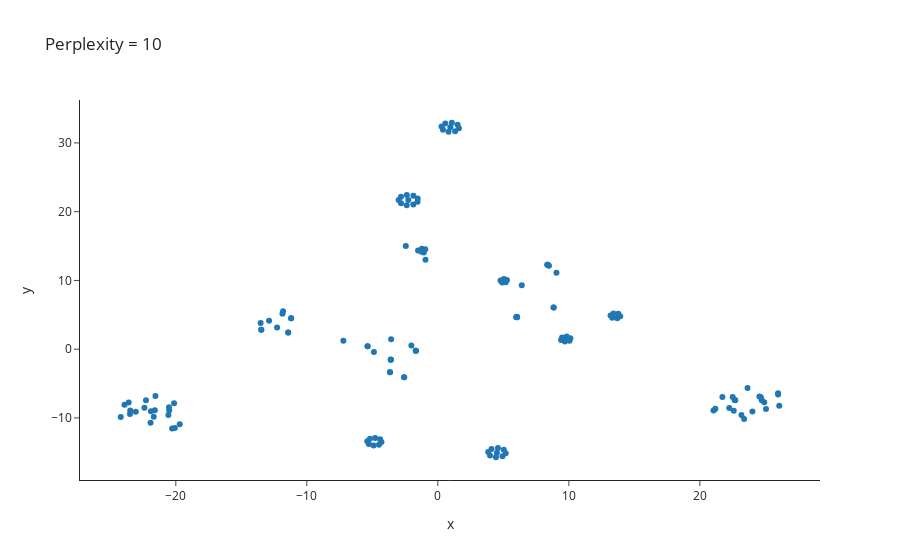

Notebook cell for this chart:
### Markdown cell above
#### Perplexity = 10

### Code cell
X_embedded = TSNE(n_components=2, learning_rate='auto',init='random', perplexity=10).fit_transform(X)

data = {
    'x': X_embedded[:, 0],
    'y': X_embedded[:, 1],
    'Stretching': si_subset["Prevention Measure Stretching"],
    'Warm Up': si_subset["Prevention Measure Warm Up"],
    'Strength Exercises': si_subset["Prevention Measure Specific Strength Exercises"],
    'Bracing': si_subset["Prevention Measure Bracing"],
    'Taping': si_subset["Prevention Measure Taping"],
    'Shoe Insoles': si_subset["Prevention Measure Shoe Insoles"],
    'Face Masks': si_subset["Prevention Measure Face Masks"],
    'Medical Corset': si_subset["Prevention Measure Medical Corset"]
}

df = pd.DataFrame(data)

print("RESULTS") 
print("shape : ",X_embedded.shape)
print("First few points : \n",X_embedded[0:2,:])

scatter_fig_10 = px.scatter(df, x='x', y='y', 
                         hover_data=['Stretching', 'Warm Up', "Strength Exercises", "Bracing", "Taping", "Shoe Insoles", "Face Masks", "Medical Corset"], 
                         template='simple_white',
                         title='Perplexity = 10')

scatter_fig_10.show()

pio.renderers.default = "plotly_mimetype+notebook_connected"
plotly.offline.plot(scatter_fig_10, filename='per10_interactive.html')

IFrame(src='per10_interactive.html', width=800, height=600)

### Figure 1 — Plotly figure (JSON) as saved in the notebook; plotly's stock layout.template omitted (floating-point values rounded to 4 significant figures; data arrays with more than 128 entries replaced by an {"elided": "..."} marker saying what was removed)
{"data": [{"customdata": {"elided": "139x8 int values"}, "hovertemplate": "x=%{x}<br>y=%{y}<br>Stretching=%{customdata[0]}<br>Warm Up=%{customdata[1]}<br>Strength Exercises=%{customdata[2]}<br>Bracing=%{customdata[3]}<br>Taping=%{customdata[4]}<br>Shoe Insoles=%{customdata[5]}<br>Face Masks=%{customdata[6]}<br>Medical Corset=%{customdata[7]}<extra></extra>", "legendgroup": "", "marker": {"color": "#1F77B4", "symbol": "circle"}, "mode": "markers", "name": "", "orientation": "v", "showlegend": false, "type": "scatter", "x": {"elided": "139 float values"}, "xaxis": "x", "y": {"elided": "139 float values"}, "yaxis": "y"}], "layout": {"legend": {"tracegroupgap": 0}, "title": {"text": "Perplexity = 10"}, "xaxis": {"anchor": "y", "domain": [0, 1], "title": {"text": "x"}}, "yaxis": {"anchor": "x", "domain": [0, 1], "title": {"text": "y"}}}}
